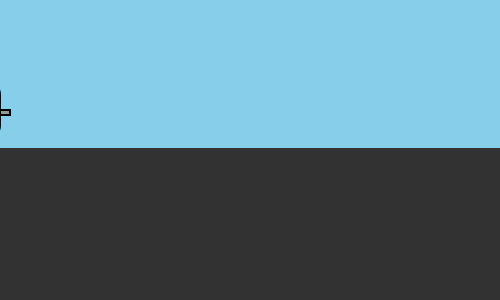
Frame 1 (no input)
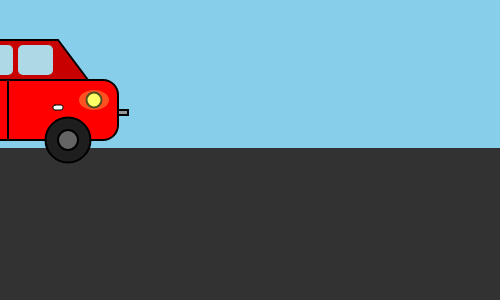
Frame 60 (no input)
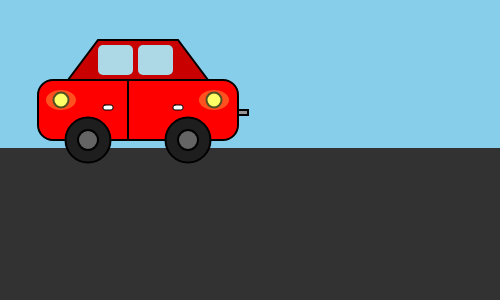
Frame 120 (the mouse pressed at the canvas centre since frame 60)

The p5.js sketch that drew these frames (run headless with seeded random() and noise() and a simulated clock; from frame 60 on, the mouse is pressed at the canvas centre):

// p5.js sketch
// ── sketch.js
//this variable allows the car to start off screen from the left
let carX = -300;

function setup() {
  //setting the canvas size
    createCanvas(500, 300);
}
function draw () {
  //sky background color
  background(135, 206, 235);
        // Road
    stroke(50);
    strokeWeight(4);//thickness of the stroke
    fill(50);
    line(0, 150, width, 150); 
    rect(0, 150, width, 150);

    // Car Body
    fill(255, 0, 0); //red color for the body
    stroke(0);
    strokeWeight(2);
    rect(carX + 100, 80, 200, 60, 15); //main rectangle body of the car

    // Car Roof
    fill(200, 0 ,0); //red roof color
    quad(carX + 130, 80,carX +  270, 80,carX +  240, 40,carX + 160, 40); //roof body

    // Windows
    fill(173,216,230); //light blue color for the windows
    noStroke();
    rect(carX + 160, 45, 35, 30, 5); // left window
    rect(carX + 200, 45, 35, 30, 5); // right window

    // Car Doors
    stroke(0);
    strokeWeight(2);
    line(carX + 190, 80,carX +  190, 140); // Door line

    // Door Handles
    fill(255);
    strokeWeight(1);
    rect(carX + 165, 105, 10, 5, 2); // Left door handle
    rect(carX + 235, 105, 10, 5, 2); // Right door handle

    // Wheels
    fill(30);
    stroke(0);
    strokeWeight(2);
    ellipse(carX + 150, 140, 45, 45); // Left wheel
    ellipse(carX + 250, 140, 45, 45); // Right wheel

    // Wheel Centers
    fill(100);
    ellipse(carX + 150, 140, 20, 20);
    ellipse(carX + 250, 140, 20, 20);

    // Headlights
    fill(255,255,102);
    stroke(0);
    ellipse(carX + 123, 100, 15, 15); // Left headlight
    ellipse(carX + 276, 100, 15, 15); // Right headlight

    // Headlight Glow Effect
    noStroke();
    fill(255, 255, 102, 80);
    ellipse(carX + 123, 100, 30, 20);
    ellipse(carX + 276, 100, 30, 20);

    // Rear Bumper
    fill(150);
    stroke(0);
    rect(carX + 300, 110, 10, 5);

  carX += 2;
  if (carX > width) {
    carX= -300
  }
}
  
